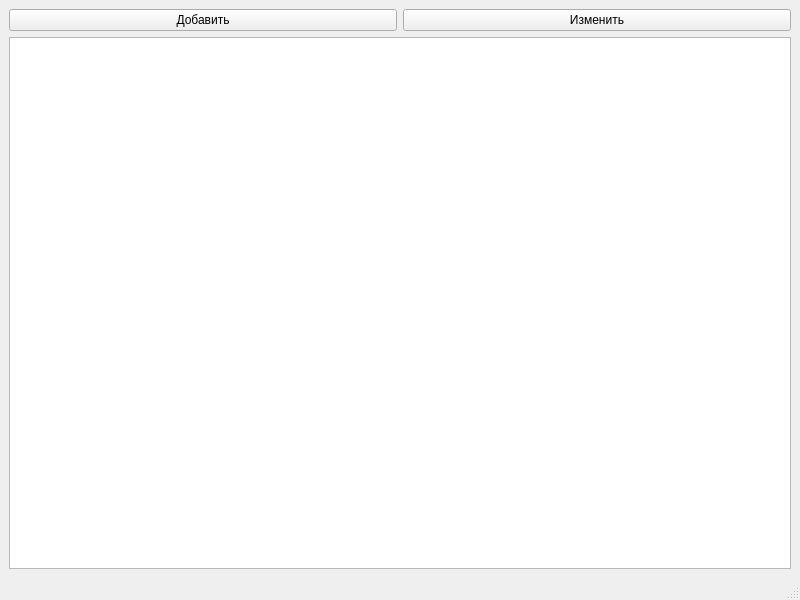
<?xml version="1.0" encoding="UTF-8"?>
<ui version="4.0">
 <class>MainWindow</class>
 <widget class="QMainWindow" name="MainWindow">
  <property name="geometry">
   <rect>
    <x>0</x>
    <y>0</y>
    <width>800</width>
    <height>600</height>
   </rect>
  </property>
  <property name="windowTitle">
   <string>Эспрессо</string>
  </property>
  <widget class="QWidget" name="centralwidget">
   <layout class="QVBoxLayout" name="verticalLayout">
    <item>
     <layout class="QHBoxLayout" name="horizontalLayout">
      <item>
       <widget class="QPushButton" name="pushButton">
        <property name="text">
         <string>Добавить</string>
        </property>
       </widget>
      </item>
      <item>
       <widget class="QPushButton" name="pushButton_2">
        <property name="text">
         <string>Изменить</string>
        </property>
       </widget>
      </item>
     </layout>
    </item>
    <item>
     <widget class="QTableWidget" name="tableWidget"/>
    </item>
   </layout>
  </widget>
  <widget class="QStatusBar" name="statusbar"/>
 </widget>
 <resources/>
 <connections/>
</ui>
